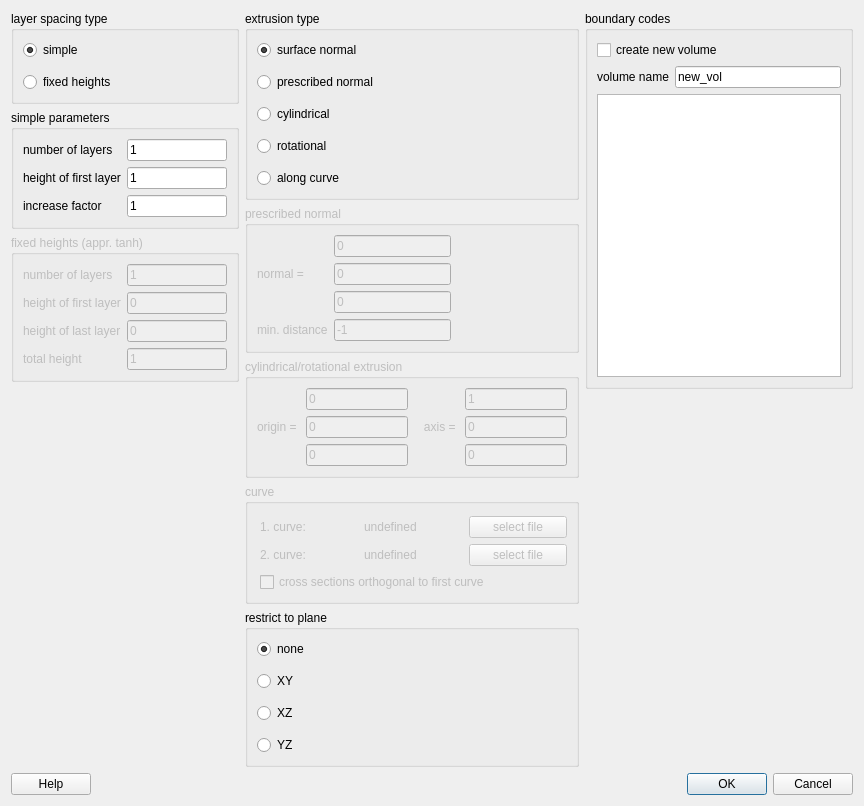
<?xml version="1.0" encoding="UTF-8"?>
<ui version="4.0">
 <class>GuiNormalExtrusion</class>
 <widget class="QDialog" name="GuiNormalExtrusion">
  <property name="geometry">
   <rect>
    <x>0</x>
    <y>0</y>
    <width>864</width>
    <height>782</height>
   </rect>
  </property>
  <property name="windowTitle">
   <string>extrusion</string>
  </property>
  <property name="windowIcon">
   <iconset resource="engrid.qrc">
    <normaloff>:/icons/resources/icons/G.png</normaloff>:/icons/resources/icons/G.png</iconset>
  </property>
  <layout class="QGridLayout" name="gridLayout_3">
   <item row="0" column="0">
    <layout class="QVBoxLayout">
     <item>
      <widget class="QGroupBox" name="groupBox_3">
       <property name="title">
        <string>layer spacing type</string>
       </property>
       <layout class="QVBoxLayout">
        <property name="spacing">
         <number>12</number>
        </property>
        <item>
         <widget class="QRadioButton" name="radioButtonSimple">
          <property name="text">
           <string>simple</string>
          </property>
          <property name="checked">
           <bool>true</bool>
          </property>
         </widget>
        </item>
        <item>
         <widget class="QRadioButton" name="radioButtonFixedHeights">
          <property name="text">
           <string>fixed heights</string>
          </property>
         </widget>
        </item>
       </layout>
      </widget>
     </item>
     <item>
      <widget class="QGroupBox" name="groupBoxSimple">
       <property name="title">
        <string>simple parameters</string>
       </property>
       <layout class="QGridLayout">
        <item row="0" column="0">
         <widget class="QLabel" name="label">
          <property name="text">
           <string>number of layers</string>
          </property>
         </widget>
        </item>
        <item row="0" column="1">
         <widget class="QLineEdit" name="lineEditSimpleNumLayers">
          <property name="minimumSize">
           <size>
            <width>100</width>
            <height>0</height>
           </size>
          </property>
          <property name="text">
           <string>1</string>
          </property>
         </widget>
        </item>
        <item row="1" column="0">
         <widget class="QLabel" name="label_2">
          <property name="text">
           <string>height of first layer</string>
          </property>
         </widget>
        </item>
        <item row="2" column="0">
         <widget class="QLabel" name="label_3">
          <property name="text">
           <string>increase factor</string>
          </property>
         </widget>
        </item>
        <item row="1" column="1">
         <widget class="QLineEdit" name="lineEditSimpleHeight">
          <property name="text">
           <string>1</string>
          </property>
         </widget>
        </item>
        <item row="2" column="1">
         <widget class="QLineEdit" name="lineEditSimpleIncrease">
          <property name="text">
           <string>1</string>
          </property>
         </widget>
        </item>
       </layout>
      </widget>
     </item>
     <item>
      <widget class="QGroupBox" name="groupBoxFixedHeights">
       <property name="enabled">
        <bool>false</bool>
       </property>
       <property name="title">
        <string>fixed heights (appr. tanh)</string>
       </property>
       <layout class="QGridLayout">
        <item row="0" column="0">
         <widget class="QLabel" name="label_4">
          <property name="text">
           <string>number of layers</string>
          </property>
         </widget>
        </item>
        <item row="0" column="1">
         <widget class="QLineEdit" name="lineEditFixedHeightsNumLayers">
          <property name="text">
           <string>1</string>
          </property>
         </widget>
        </item>
        <item row="1" column="1">
         <widget class="QLineEdit" name="lineEditFixedHeightsHeightFirst">
          <property name="text">
           <string>0</string>
          </property>
         </widget>
        </item>
        <item row="2" column="1">
         <widget class="QLineEdit" name="lineEditFixedHeightsHeightLast">
          <property name="text">
           <string>0</string>
          </property>
         </widget>
        </item>
        <item row="1" column="0">
         <widget class="QLabel" name="label_5">
          <property name="text">
           <string>height of first layer</string>
          </property>
         </widget>
        </item>
        <item row="2" column="0">
         <widget class="QLabel" name="label_6">
          <property name="text">
           <string>height of last layer</string>
          </property>
         </widget>
        </item>
        <item row="3" column="1">
         <widget class="QLineEdit" name="lineEditFixedHeightsTotalHeight">
          <property name="text">
           <string>1</string>
          </property>
         </widget>
        </item>
        <item row="3" column="0">
         <widget class="QLabel" name="label_7">
          <property name="text">
           <string>total height</string>
          </property>
         </widget>
        </item>
       </layout>
      </widget>
     </item>
     <item>
      <spacer>
       <property name="orientation">
        <enum>Qt::Vertical</enum>
       </property>
       <property name="sizeHint" stdset="0">
        <size>
         <width>216</width>
         <height>31</height>
        </size>
       </property>
      </spacer>
     </item>
    </layout>
   </item>
   <item row="0" column="1">
    <layout class="QVBoxLayout" name="verticalLayout">
     <item>
      <widget class="QGroupBox" name="groupBox_2">
       <property name="title">
        <string>extrusion type</string>
       </property>
       <layout class="QVBoxLayout" name="verticalLayout_2">
        <property name="spacing">
         <number>12</number>
        </property>
        <item>
         <widget class="QRadioButton" name="radioButtonNormal">
          <property name="text">
           <string>surface normal</string>
          </property>
          <property name="checked">
           <bool>true</bool>
          </property>
         </widget>
        </item>
        <item>
         <widget class="QRadioButton" name="radioButtonFixed">
          <property name="enabled">
           <bool>true</bool>
          </property>
          <property name="text">
           <string>prescribed normal</string>
          </property>
         </widget>
        </item>
        <item>
         <widget class="QRadioButton" name="radioButtonCylinder">
          <property name="text">
           <string>cylindrical</string>
          </property>
         </widget>
        </item>
        <item>
         <widget class="QRadioButton" name="radioButtonRotation">
          <property name="text">
           <string>rotational</string>
          </property>
         </widget>
        </item>
        <item>
         <widget class="QRadioButton" name="m_RadioButtonCurve">
          <property name="text">
           <string>along curve</string>
          </property>
         </widget>
        </item>
       </layout>
      </widget>
     </item>
     <item>
      <widget class="QGroupBox" name="groupBoxFixed">
       <property name="enabled">
        <bool>false</bool>
       </property>
       <property name="title">
        <string>prescribed normal</string>
       </property>
       <layout class="QGridLayout" name="gridLayout_2">
        <item row="0" column="1">
         <widget class="QLineEdit" name="lineEditFixedNX">
          <property name="text">
           <string>0</string>
          </property>
         </widget>
        </item>
        <item row="1" column="0">
         <widget class="QLabel" name="label_10">
          <property name="text">
           <string>normal = </string>
          </property>
         </widget>
        </item>
        <item row="1" column="1">
         <widget class="QLineEdit" name="lineEditFixedNY">
          <property name="text">
           <string>0</string>
          </property>
         </widget>
        </item>
        <item row="2" column="1">
         <widget class="QLineEdit" name="lineEditFixedNZ">
          <property name="text">
           <string>0</string>
          </property>
         </widget>
        </item>
        <item row="0" column="2">
         <spacer name="horizontalSpacer">
          <property name="orientation">
           <enum>Qt::Horizontal</enum>
          </property>
          <property name="sizeHint" stdset="0">
           <size>
            <width>40</width>
            <height>20</height>
           </size>
          </property>
         </spacer>
        </item>
        <item row="3" column="1">
         <widget class="QLineEdit" name="lineEditFixedDist">
          <property name="text">
           <string>-1</string>
          </property>
         </widget>
        </item>
        <item row="3" column="0">
         <widget class="QLabel" name="label_11">
          <property name="text">
           <string>min. distance</string>
          </property>
         </widget>
        </item>
       </layout>
      </widget>
     </item>
     <item>
      <widget class="QGroupBox" name="groupBoxCylinder">
       <property name="enabled">
        <bool>false</bool>
       </property>
       <property name="title">
        <string>cylindrical/rotational extrusion</string>
       </property>
       <layout class="QGridLayout" name="gridLayout">
        <item row="3" column="3">
         <widget class="QLineEdit" name="lineEditCylinderNZ">
          <property name="text">
           <string>0</string>
          </property>
         </widget>
        </item>
        <item row="2" column="1">
         <widget class="QLineEdit" name="lineEditCylinderY0">
          <property name="text">
           <string>0</string>
          </property>
         </widget>
        </item>
        <item row="3" column="1">
         <widget class="QLineEdit" name="lineEditCylinderZ0">
          <property name="text">
           <string>0</string>
          </property>
         </widget>
        </item>
        <item row="2" column="3">
         <widget class="QLineEdit" name="lineEditCylinderNY">
          <property name="text">
           <string>0</string>
          </property>
         </widget>
        </item>
        <item row="2" column="2">
         <widget class="QLabel" name="label_9">
          <property name="text">
           <string>   axis = </string>
          </property>
         </widget>
        </item>
        <item row="1" column="1">
         <widget class="QLineEdit" name="lineEditCylinderX0">
          <property name="text">
           <string>0</string>
          </property>
         </widget>
        </item>
        <item row="2" column="0">
         <widget class="QLabel" name="label_8">
          <property name="text">
           <string>origin = </string>
          </property>
         </widget>
        </item>
        <item row="1" column="3">
         <widget class="QLineEdit" name="lineEditCylinderNX">
          <property name="text">
           <string>1</string>
          </property>
         </widget>
        </item>
       </layout>
      </widget>
     </item>
     <item>
      <widget class="QGroupBox" name="m_GroupBoxCurve">
       <property name="enabled">
        <bool>false</bool>
       </property>
       <property name="title">
        <string>curve</string>
       </property>
       <layout class="QGridLayout" name="gridLayout_5">
        <property name="leftMargin">
         <number>12</number>
        </property>
        <property name="topMargin">
         <number>12</number>
        </property>
        <item row="1" column="1">
         <widget class="QLabel" name="m_LabelCurveFile2">
          <property name="text">
           <string>undefined</string>
          </property>
         </widget>
        </item>
        <item row="0" column="1">
         <widget class="QLabel" name="m_LabelCurveFile1">
          <property name="text">
           <string>undefined</string>
          </property>
         </widget>
        </item>
        <item row="0" column="0">
         <widget class="QLabel" name="label_13">
          <property name="text">
           <string>1. curve:</string>
          </property>
         </widget>
        </item>
        <item row="1" column="0">
         <widget class="QLabel" name="label_14">
          <property name="text">
           <string>2. curve:</string>
          </property>
         </widget>
        </item>
        <item row="0" column="2">
         <widget class="QPushButton" name="m_PushButtonCurveFile1">
          <property name="text">
           <string>select file</string>
          </property>
         </widget>
        </item>
        <item row="1" column="2">
         <widget class="QPushButton" name="m_PushButtonCurveFile2">
          <property name="text">
           <string>select file</string>
          </property>
         </widget>
        </item>
        <item row="2" column="0" colspan="3">
         <widget class="QCheckBox" name="m_CheckBoxOrtho">
          <property name="text">
           <string>cross sections orthogonal to first curve</string>
          </property>
         </widget>
        </item>
       </layout>
      </widget>
     </item>
     <item>
      <widget class="QGroupBox" name="groupBox_4">
       <property name="title">
        <string>restrict to plane</string>
       </property>
       <layout class="QVBoxLayout" name="verticalLayout_3">
        <property name="spacing">
         <number>12</number>
        </property>
        <item>
         <widget class="QRadioButton" name="radioButtonNoRestrict">
          <property name="text">
           <string>none</string>
          </property>
          <property name="checked">
           <bool>true</bool>
          </property>
         </widget>
        </item>
        <item>
         <widget class="QRadioButton" name="radioButtonXY">
          <property name="text">
           <string>XY</string>
          </property>
         </widget>
        </item>
        <item>
         <widget class="QRadioButton" name="radioButtonXZ">
          <property name="text">
           <string>XZ</string>
          </property>
         </widget>
        </item>
        <item>
         <widget class="QRadioButton" name="radioButtonYZ">
          <property name="text">
           <string>YZ</string>
          </property>
         </widget>
        </item>
       </layout>
      </widget>
     </item>
    </layout>
   </item>
   <item row="0" column="2">
    <layout class="QVBoxLayout">
     <item>
      <widget class="QGroupBox" name="groupBox">
       <property name="title">
        <string>boundary codes</string>
       </property>
       <layout class="QGridLayout" name="gridLayout_4">
        <item row="1" column="1">
         <widget class="QLineEdit" name="lineEditVolumeName">
          <property name="text">
           <string>new_vol</string>
          </property>
         </widget>
        </item>
        <item row="1" column="0">
         <widget class="QLabel" name="label_12">
          <property name="text">
           <string>volume name</string>
          </property>
         </widget>
        </item>
        <item row="2" column="0" colspan="2">
         <widget class="QListWidget" name="listWidget"/>
        </item>
        <item row="0" column="0" colspan="2">
         <widget class="QCheckBox" name="checkBoxNewVolume">
          <property name="text">
           <string>create new volume</string>
          </property>
         </widget>
        </item>
       </layout>
      </widget>
     </item>
     <item>
      <spacer>
       <property name="orientation">
        <enum>Qt::Vertical</enum>
       </property>
       <property name="sizeHint" stdset="0">
        <size>
         <width>20</width>
         <height>40</height>
        </size>
       </property>
      </spacer>
     </item>
    </layout>
   </item>
   <item row="1" column="0">
    <spacer name="verticalSpacer">
     <property name="orientation">
      <enum>Qt::Vertical</enum>
     </property>
     <property name="sizeHint" stdset="0">
      <size>
       <width>20</width>
       <height>40</height>
      </size>
     </property>
    </spacer>
   </item>
   <item row="2" column="0" colspan="3">
    <layout class="QHBoxLayout">
     <item>
      <widget class="QPushButton" name="pushButtonHelp">
       <property name="text">
        <string>Help</string>
       </property>
      </widget>
     </item>
     <item>
      <widget class="QDialogButtonBox" name="buttonBox">
       <property name="orientation">
        <enum>Qt::Horizontal</enum>
       </property>
       <property name="standardButtons">
        <set>QDialogButtonBox::Cancel|QDialogButtonBox::Ok</set>
       </property>
      </widget>
     </item>
    </layout>
   </item>
  </layout>
  <zorder>verticalSpacer</zorder>
 </widget>
 <tabstops>
  <tabstop>radioButtonSimple</tabstop>
  <tabstop>radioButtonFixedHeights</tabstop>
  <tabstop>lineEditSimpleNumLayers</tabstop>
  <tabstop>lineEditSimpleHeight</tabstop>
  <tabstop>lineEditSimpleIncrease</tabstop>
  <tabstop>lineEditFixedHeightsNumLayers</tabstop>
  <tabstop>lineEditFixedHeightsHeightFirst</tabstop>
  <tabstop>lineEditFixedHeightsHeightLast</tabstop>
  <tabstop>lineEditFixedHeightsTotalHeight</tabstop>
  <tabstop>radioButtonNormal</tabstop>
  <tabstop>radioButtonFixed</tabstop>
  <tabstop>radioButtonCylinder</tabstop>
  <tabstop>radioButtonRotation</tabstop>
  <tabstop>m_RadioButtonCurve</tabstop>
  <tabstop>lineEditFixedNX</tabstop>
  <tabstop>lineEditFixedNY</tabstop>
  <tabstop>lineEditFixedNZ</tabstop>
  <tabstop>lineEditFixedDist</tabstop>
  <tabstop>lineEditCylinderX0</tabstop>
  <tabstop>lineEditCylinderY0</tabstop>
  <tabstop>lineEditCylinderZ0</tabstop>
  <tabstop>lineEditCylinderNX</tabstop>
  <tabstop>lineEditCylinderNY</tabstop>
  <tabstop>lineEditCylinderNZ</tabstop>
  <tabstop>m_PushButtonCurveFile1</tabstop>
  <tabstop>m_PushButtonCurveFile2</tabstop>
  <tabstop>m_CheckBoxOrtho</tabstop>
  <tabstop>radioButtonNoRestrict</tabstop>
  <tabstop>radioButtonXY</tabstop>
  <tabstop>radioButtonXZ</tabstop>
  <tabstop>radioButtonYZ</tabstop>
  <tabstop>checkBoxNewVolume</tabstop>
  <tabstop>lineEditVolumeName</tabstop>
  <tabstop>listWidget</tabstop>
  <tabstop>pushButtonHelp</tabstop>
 </tabstops>
 <resources>
  <include location="engrid.qrc"/>
 </resources>
 <connections>
  <connection>
   <sender>buttonBox</sender>
   <signal>rejected()</signal>
   <receiver>GuiNormalExtrusion</receiver>
   <slot>reject()</slot>
   <hints>
    <hint type="sourcelabel">
     <x>68</x>
     <y>196</y>
    </hint>
    <hint type="destinationlabel">
     <x>195</x>
     <y>104</y>
    </hint>
   </hints>
  </connection>
  <connection>
   <sender>buttonBox</sender>
   <signal>accepted()</signal>
   <receiver>GuiNormalExtrusion</receiver>
   <slot>accept()</slot>
   <hints>
    <hint type="sourcelabel">
     <x>68</x>
     <y>196</y>
    </hint>
    <hint type="destinationlabel">
     <x>195</x>
     <y>104</y>
    </hint>
   </hints>
  </connection>
  <connection>
   <sender>radioButtonSimple</sender>
   <signal>toggled(bool)</signal>
   <receiver>groupBoxSimple</receiver>
   <slot>setEnabled(bool)</slot>
   <hints>
    <hint type="sourcelabel">
     <x>123</x>
     <y>46</y>
    </hint>
    <hint type="destinationlabel">
     <x>123</x>
     <y>159</y>
    </hint>
   </hints>
  </connection>
  <connection>
   <sender>radioButtonFixedHeights</sender>
   <signal>toggled(bool)</signal>
   <receiver>groupBoxFixedHeights</receiver>
   <slot>setEnabled(bool)</slot>
   <hints>
    <hint type="sourcelabel">
     <x>123</x>
     <y>69</y>
    </hint>
    <hint type="destinationlabel">
     <x>123</x>
     <y>286</y>
    </hint>
   </hints>
  </connection>
  <connection>
   <sender>radioButtonFixed</sender>
   <signal>toggled(bool)</signal>
   <receiver>groupBoxFixed</receiver>
   <slot>setEnabled(bool)</slot>
   <hints>
    <hint type="sourcelabel">
     <x>351</x>
     <y>66</y>
    </hint>
    <hint type="destinationlabel">
     <x>391</x>
     <y>175</y>
    </hint>
   </hints>
  </connection>
  <connection>
   <sender>radioButtonCylinder</sender>
   <signal>toggled(bool)</signal>
   <receiver>groupBoxCylinder</receiver>
   <slot>setEnabled(bool)</slot>
   <hints>
    <hint type="sourcelabel">
     <x>376</x>
     <y>90</y>
    </hint>
    <hint type="destinationlabel">
     <x>377</x>
     <y>379</y>
    </hint>
   </hints>
  </connection>
  <connection>
   <sender>radioButtonRotation</sender>
   <signal>toggled(bool)</signal>
   <receiver>groupBoxCylinder</receiver>
   <slot>setEnabled(bool)</slot>
   <hints>
    <hint type="sourcelabel">
     <x>376</x>
     <y>109</y>
    </hint>
    <hint type="destinationlabel">
     <x>377</x>
     <y>379</y>
    </hint>
   </hints>
  </connection>
  <connection>
   <sender>m_RadioButtonCurve</sender>
   <signal>toggled(bool)</signal>
   <receiver>m_GroupBoxCurve</receiver>
   <slot>setEnabled(bool)</slot>
   <hints>
    <hint type="sourcelabel">
     <x>376</x>
     <y>128</y>
    </hint>
    <hint type="destinationlabel">
     <x>377</x>
     <y>495</y>
    </hint>
   </hints>
  </connection>
 </connections>
</ui>
